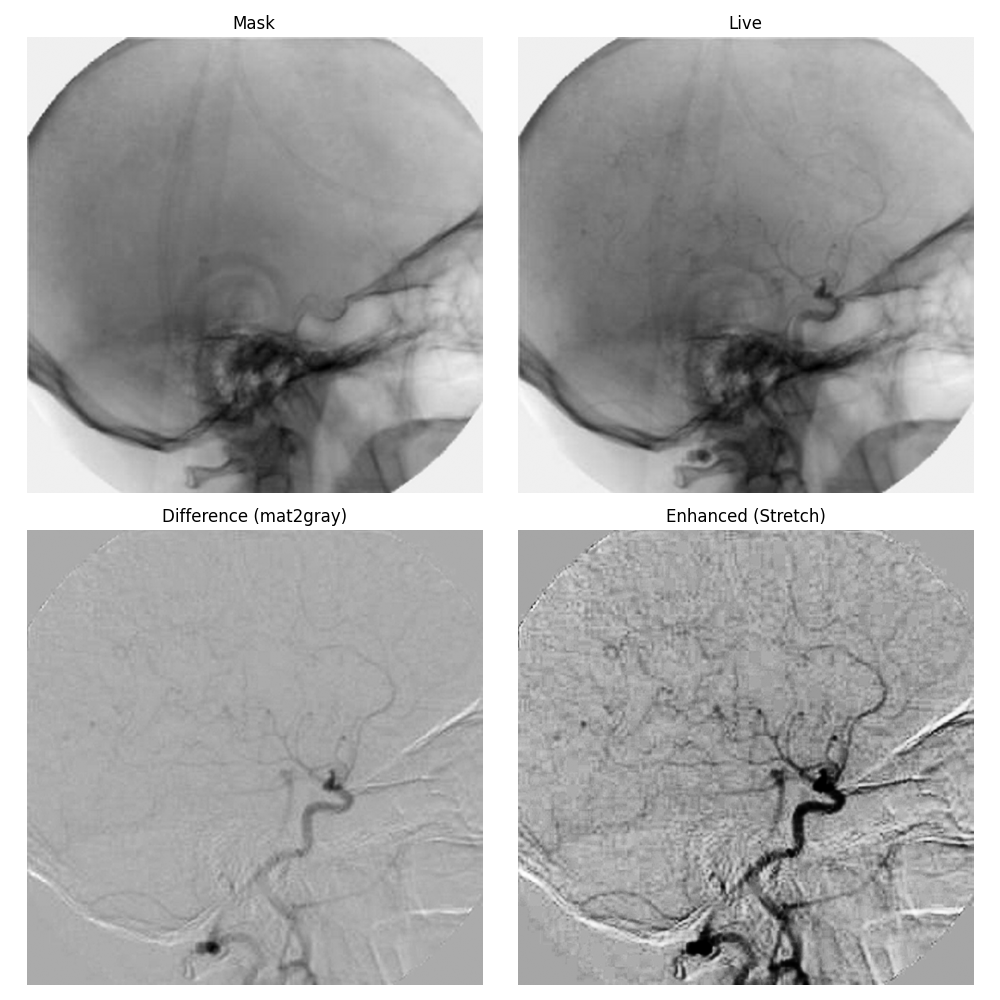

Here is the Python script that generated this plot:
import numpy as np
import matplotlib.pyplot as plt
from skimage.io import imread
from skimage.util import img_as_float
from libDIPUM.intensityTransformations import intensityTransformations
from libDIPUM.mat2gray import mat2gray
from libDIPUM.data_path import dip_data

# Load and convert to double (0-1 float)
mask = img_as_float(imread(dip_data("angiography-mask-image.tif")))
live = img_as_float(imread(dip_data("angiography-live-image.tif")))

# Difference between mask and live
# d = imsubtract(live,mask);
# Since they are float, we just subtract.
d = live - mask

# d = mat2gray(d);
d = mat2gray(d)

# m = mean2(d);
m = np.mean(d)

# Contrast stretching
# g = intensityTransformations (d,'stretch',m - .03,10);
g = intensityTransformations(d, "stretch", m - 0.03, 10)

# Display
fig, axes = plt.subplots(2, 2, figsize=(10, 10))
axes = axes.flatten()

axes[0].imshow(mask, cmap="gray")
axes[0].set_title("Mask")
axes[0].axis("off")

axes[1].imshow(live, cmap="gray")
axes[1].set_title("Live")
axes[1].axis("off")

axes[2].imshow(d, cmap="gray")
axes[2].set_title("Difference (mat2gray)")
axes[2].axis("off")

axes[3].imshow(g, cmap="gray")
axes[3].set_title("Enhanced (Stretch)")
axes[3].axis("off")

plt.tight_layout()
plt.savefig("Figure232.png")
print("Saved Figure232.png")

plt.show()
